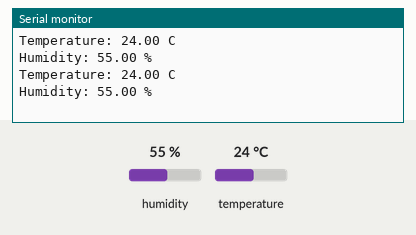
A sketch run on a simulated Arduino Uno, built with avr-gcc and run on an emulated ATmega328P. Parts: the last lines printed to the serial monitor. The inputs (shaded band) are chosen by the test bench; at power-on: humidity 55 %, temperature 24 °C.

Above: at 2.8 s.
2.9 s: humidity set to 22 %
At 5.1 s:
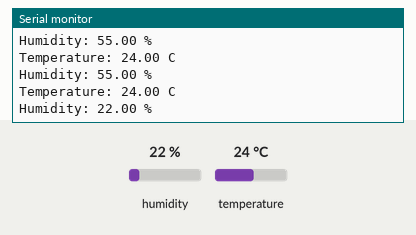
5.6 s: temperature set to 12 °C
At 6.8 s:
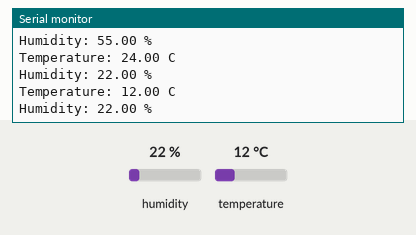
8.3 s: humidity set to 40 %
At 11.5 s:
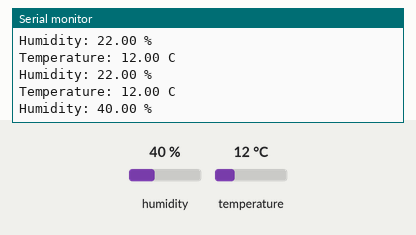
Timing chart, 0 to 13.0 s (numbered marks = the images above; inputs shaded):
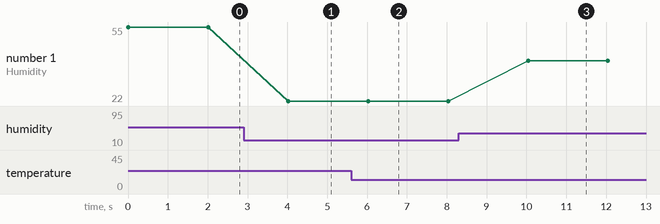

The sketch:

main.ino
```cpp
#include <DHT.h>

#define DHTPIN 4
#define DHTTYPE DHT22

DHT dht(DHTPIN, DHTTYPE);

void setup() {
  Serial.begin(115200);
  dht.begin();
}

void loop() {
  float temp = dht.readTemperature();
  float hum = dht.readHumidity();

  Serial.print("Temperature: ");
  Serial.print(temp);
  Serial.println(" C");

  Serial.print("Humidity: ");
  Serial.print(hum);
  Serial.println(" %");

  delay(2000);
}
```

Measured:
- after the input at 2.9 s, the serial monitor: prints a new line after 1.1 s (image 1)
- after the input at 5.6 s, the serial monitor: prints a new line after 0.42 s (image 2)
- after the input at 8.3 s, the serial monitor: prints a new line after 1.7 s (image 3)
- plotted number 1: 55 → 22 after the input at 2.9 s, 22 → 40 after the input at 8.3 s
